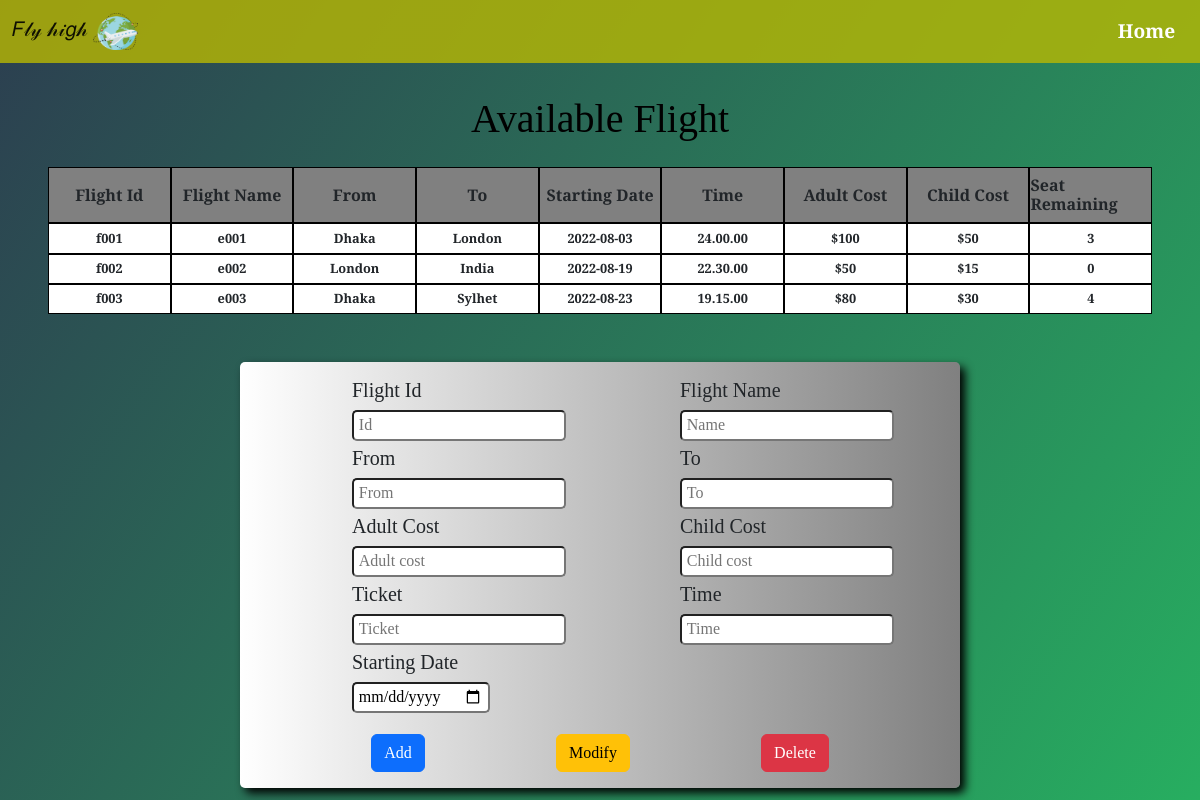
The app's page /available_admin.php with its own data.
### tables this page shows
CREATE TABLE `flight` (
  `f_id` varchar(250) NOT NULL,
  `f_name` varchar(250) NOT NULL,
  `f_from` varchar(250) NOT NULL,
  `f_to` varchar(250) NOT NULL,
  `f_date` date NOT NULL,
  `f_time` varchar(250) NOT NULL,
  `adult_cost` varchar(250) NOT NULL,
  `available` int(11) NOT NULL,
  `child_cost` varchar(250) NOT NULL
);

### available_admin.php (the view, shortened to what this page needs)
<!DOCTYPE html>
<html lang="en">
  <head>
    <link
      href="https://cdn.jsdelivr.net/npm/bootstrap@5.2.0/dist/css/bootstrap.min.css"
      rel="stylesheet"
    />
    <link rel="stylesheet" href="css/available_admin.css" />
  </head>
  <body>
    <nav class="navbar navbar-expand-lg bg-primary nav-all">
      <div class="container-fluid">
      <a class="navbar-brand" href="home.php">𝐹𝓁𝓎 𝒽𝒾𝑔𝒽 <span><img style = "width: 45px; height: 37px;" src="images/plane_nav.png" alt=""></span></a>
        <div class="collapse navbar-collapse nav-element-left" id="navbarNav">
          <ul class="navbar-nav nav-ul">
            <li class="nav-item nav-li">
              <a class="nav-link nav-right active" aria-current="page" href="home.php"
                >Home</a
              >
          </ul>
        </div>
      </div>
    </nav>
    <section class="sec-1">
        <div class="whole-table">
            <div class="title">
                <h1>Available Flight</h1>
            </div>
            <div class="table main-td">
                <div class="td-element"><h5>Flight Id</h5></div>
                <div class="td-element"><h5>Flight Name</h5></div>
                <div class="td-element"><h5>From</h5></div>
                <div class="td-element"><h5>To</h5></div>
                <div class="td-element"><h5>Starting Date</h5></div>
                <div class="td-element"><h5>Time</h5></div>
                <div class="td-element"><h5>Adult Cost</h5></div>
                <div class="td-element"><h5>Child Cost</h5></div>
                <div class="td-element"><h5>Seat Remaining</h5></div>
            </div>
            <?php
            require_once('DBconnect.php');
            $sql_table = "SELECT * from flight";
            $result_table = mysqli_query($conn, $sql_table);
            if(mysqli_num_rows($result_table) != 0){
            while($row = mysqli_fetch_assoc($result_table) ){
?>
            <div class="table">
                <div class="td-element-sub"><h5><?php echo $row['f_id'];?></h5></div>
                <div class="td-element-sub"><h5><?php echo $row['f_name'];?></h5></div>
                <div class="td-element-sub"><h5><?php echo $row['f_from'];?></h5></div>
                <div class="td-element-sub"><h5><?php echo $row['f_to'];?></h5></div>
                <div class="td-element-sub"><h5><?php echo $row['f_date'];?></h5></div>
                <div class="td-element-sub"><h5><?php echo $row['f_time'];?></h5></div>
                <div class="td-element-sub"><h5><?php echo $row['adult_cost'];?></h5></div>
                <div class="td-element-sub"><h5><?php echo $row['child_cost'];?></h5></div>
                <div class="td-element-sub"><h5><?php echo $row['available'];?></h5></div>
            </div>
<?php }} ?>
        </div>
    </section>
    <section class= "sec-2">
        <form class="all" action = "admin_edit.php" method = "post">
            <div class = "top">
                <div class = "left both">
                    <h5>Flight Id</h5>
                    <input type="text" placeholder="Id" name = "id" required>
                    <h5>From</h5>
                    <input type="text" placeholder="From" name = "from" required>
                    <h5>Adult Cost</h5>
                    <input type="text" placeholder="Adult cost" name = "adult" required>
                    <h5>Ticket</h5>
                    <input type="text" placeholder="Ticket" name = "ticket" required>
                    <h5>Starting Date</h5>
                    <input type="date" name = "sdate" required>
                </div>
                <div class = "right both">
                    <h5>Flight Name</h5>
                    <input type="text" placeholder="Name" name = "name" required>
                    <h5>To</h5>
                    <input type="text" placeholder="To" name = "to" required>
                    <h5>Child Cost</h5>
                    <input type="text" placeholder="Child cost" name = "child" required>
                    <h5>Time</h5>
                    <input type="text" placeholder="Time" name = "time" required>
                </div>
            </div>
            <div class = "three-button">
                <input class="btn btn-primary" type="submit" name = "add" value = "Add">
                <input class="btn btn-warning" type="submit" name = "modify" value = "Modify">
                <input class="btn btn-danger" type="submit" name = "delete" value = "Delete">
            </div>
        </form>
    </section>
 </body>
</html>

### css/available_admin.css (style rules this page uses)
html, body { background-image: linear-gradient( 125deg, #2c3e50, #27ae60, #2980b9, #e74c3c, #8e44ad ); background-size: 400% 400%; animation: bganimation 15s infinite; height: 100%; }
.nav-all { position: sticky; top: 0; z-index: 1; background-color: rgba(184, 184, 2, 0.801) !important; }
.nav-element-left { justify-content: end; }
.nav-li { margin: 0em 0.3em; height: 100%; }
.nav-right { color: white !important; font-size: 1.2rem; font-weight: bold; border-radius: 7px; }
.sec-1 { padding: 2em 03em; }
.whole-table { width: 100%; margin: auto; display: flex; flex-direction: column; justify-content: center; align-items: center; }
.title { font-weight: bold; color: black; margin-bottom: 1em; }
.table { display: flex; justify-content: space-evenly; margin: 0; background-image: linear-gradient(to left, white, white); }
.main-td { background-image: linear-gradient(gray, gray); }
.td-element { border: 1.5px solid black; width: 11.2%; display: flex; justify-content: center; align-items: center; }
.td-element h5 { margin: 0.5em 0em; font-weight: bold; font-size: 1rem; }
.td-element-sub { border: 1.5px solid black; width: 11.2%; display: flex; justify-content: center; align-items: center; }
.td-element-sub h5 { margin: 0.5em 0em; font-size: 0.8rem; font-weight: bold; }
.sec-2 { margin-top: 1em; width: 100%; margin-bottom: 2em; }
.all { width: 60%; margin: auto; border: none; border-radius: 5px; box-shadow: 5px 5px 10px black; background-image: linear-gradient(to left, gray, white); }
.top { display: flex; }
.left { width: 50%; padding: 1em 0em 1em 7em; }
.both input { margin-bottom: .3em; border-radius: 5px; padding: .1em .3em; }
.right { width: 50%; padding: 1em 0em 1em 5em; }
.three-button { display: flex; justify-content: space-evenly; padding-bottom: 1em; }

### available_admin.php (style rules this page uses)
body { font-family: 'PT Serif', serif; }

### records on screen
flight: f_id "f001", f_name "e001", f_from "Dhaka", f_to "London", f_date "2022-08-03", f_time "24.00.00", adult_cost "$100", child_cost "$50", available "3"
flight: f_id "f002", f_name "e002", f_from "London", f_to "India", f_date "2022-08-19", f_time "22.30.00", adult_cost "$50", child_cost "$15", available "0"
flight: f_id "f003", f_name "e003", f_from "Dhaka", f_to "Sylhet", f_date "2022-08-23", f_time "19.15.00", adult_cost "$80", child_cost "$30", available "4"
